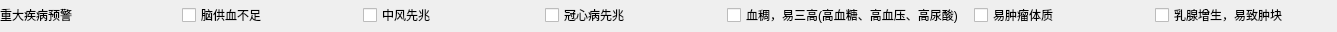
<?xml version="1.0" encoding="UTF-8"?>
<ui version="4.0">
 <class>T3L10</class>
 <widget class="QWidget" name="T3L10">
  <property name="geometry">
   <rect>
    <x>0</x>
    <y>0</y>
    <width>1337</width>
    <height>32</height>
   </rect>
  </property>
  <property name="windowTitle">
   <string>Form</string>
  </property>
  <widget class="QWidget" name="gridLayoutWidget">
   <property name="geometry">
    <rect>
     <x>0</x>
     <y>0</y>
     <width>1331</width>
     <height>31</height>
    </rect>
   </property>
   <layout class="QGridLayout" name="gridLayout">
    <item row="0" column="5">
     <widget class="QCheckBox" name="s15">
      <property name="text">
       <string>易肿瘤体质</string>
      </property>
     </widget>
    </item>
    <item row="0" column="2">
     <widget class="QCheckBox" name="s12">
      <property name="text">
       <string>中风先兆</string>
      </property>
     </widget>
    </item>
    <item row="0" column="0">
     <widget class="QLabel" name="label">
      <property name="text">
       <string>重大疾病预警</string>
      </property>
     </widget>
    </item>
    <item row="0" column="3">
     <widget class="QCheckBox" name="s13">
      <property name="text">
       <string>冠心病先兆</string>
      </property>
     </widget>
    </item>
    <item row="0" column="1">
     <widget class="QCheckBox" name="s11">
      <property name="text">
       <string>脑供血不足</string>
      </property>
     </widget>
    </item>
    <item row="0" column="4">
     <widget class="QCheckBox" name="s14">
      <property name="text">
       <string>血稠，易三高(高血糖、高血压、高尿酸) </string>
      </property>
     </widget>
    </item>
    <item row="0" column="6">
     <widget class="QCheckBox" name="s16">
      <property name="text">
       <string>乳腺增生，易致肿块</string>
      </property>
     </widget>
    </item>
   </layout>
  </widget>
 </widget>
 <resources/>
 <connections/>
</ui>
